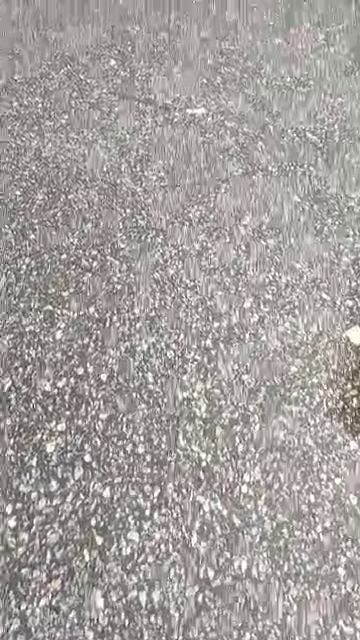
//> input picture frame 17 of VISION/DETECTION/Video/test.mp4, 360 x 640 px
$ ./test   (built with g++ and OpenCV 4)
//> lines starting //> are read from the running program, lines starting //| are printed output that depends on the picture; after the words box and inside, x2 and y2 are one past the last pixel; in counts of white or black regions, pixels touching at a corner belong together
#include <iostream>
//#include "std_msgs/UInt16.h"
#include <opencv2/opencv.hpp>
struct HSVSettings {
    int low_h = 0, high_h = 179;
    int low_s = 0, high_s = 255;
    int low_v = 0, high_v = 122;
    int threshold_white = 5;
};

HSVSettings hsvSettings;

void adjustBrightness(cv::Mat& image, double alpha, int beta) {
    image.convertTo(image, -1, alpha, beta);
}

int main() {
    // Initialiser la capture vidéo depuis un fichier
    cv::VideoCapture cap;
    cap.open("/home/ros/PIF/PIF/VISION/DETECTION/Video/test.mp4");

    // Vérifier si la capture vidéo est ouverte
    if (!cap.isOpened()) {
        std::cerr << "Erreur lors de l'ouverture de la vidéo." << std::endl;
        return -1;
    }

    // Création des fenêtres
    cv::namedWindow("Image", cv::WINDOW_AUTOSIZE);
    cv::namedWindow("Seuillage", cv::WINDOW_AUTOSIZE);
    // Paramètres de luminosité
    double alpha = 0.65;
    int beta = 20;

    while (true) {
        // Capturer une frame depuis la vidéo
        cv::Mat src;
        cap >> src;
//> src is the input picture: 640 rows x 360 cols, CV_8UC3; mean B, G, R 156.9, 160, 164.7

        // Vérifier si la frame est correctement capturée
        if (src.empty()) {
            std::cerr << "Erreur lors de la capture de la frame depuis la vidéo." << std::endl;
            break;
        }


        // Ajuster la luminosité de la frame
        adjustBrightness(src, alpha, beta);
//> in adjustBrightness, `image.convertTo(image, -1, alpha, beta);`:
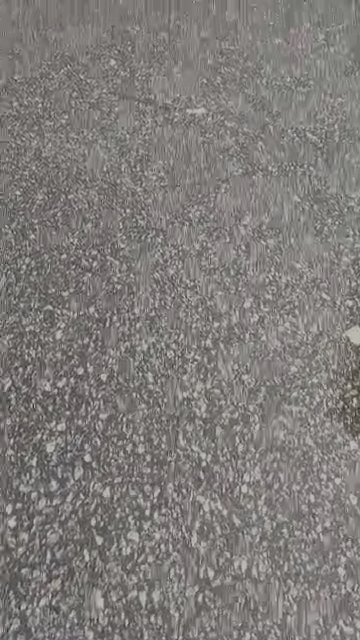
//> image: 640 rows x 360 cols, CV_8UC3; mean B, G, R 122, 124, 127.1


        // Ajuster automatiquement les paramètres de luminosité

        // Convertir la frame en espace de couleur HSV
        cv::Mat hsv;
        cv::cvtColor(src, hsv, cv::COLOR_BGR2HSV);
//> hsv: 640 rows x 360 cols, CV_8UC3; mean H, S, V 14.8, 10.6, 127.1


        // Appliquer un masque en utilisant les valeurs HSV ajustées
        cv::Mat mask;
        cv::inRange(hsv, cv::Scalar(hsvSettings.low_h, hsvSettings.low_s, hsvSettings.low_v),
                    cv::Scalar(hsvSettings.high_h, hsvSettings.high_s, hsvSettings.high_v), mask);
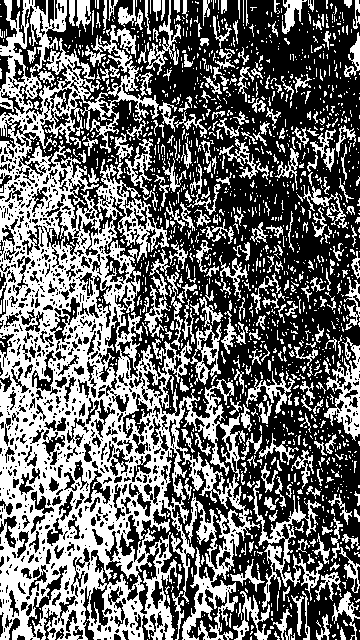
//> mask: 640 rows x 360 cols, CV_8UC1; 42.6% white; 1647 white regions (1364 under 20 px), largest, box (x1, y1, x2, y2) and area: (0, 0, 260, 640) 63226, (253, 480, 323, 610) 1899, (324, 337, 360, 441) 1484

        // Appliquer l'érosion pour éliminer le bruit
        cv::Mat erosion;
        cv::Mat element = cv::getStructuringElement(cv::MORPH_RECT, cv::Size(10, 10));
        cv::erode(mask, erosion, element);
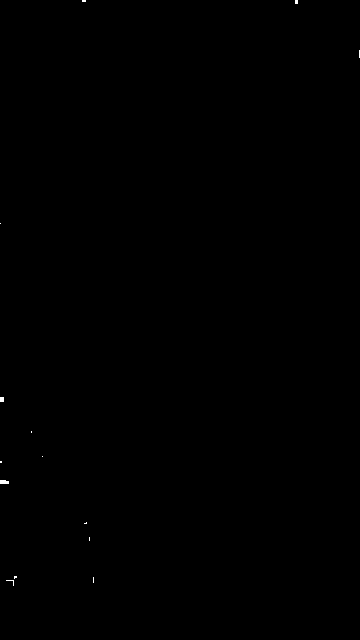
//> erosion: 640 rows x 360 cols, CV_8UC1; 0.05% white; 14 white regions (12 under 20 px), largest, box (x1, y1, x2, y2) and area: (0, 480, 9, 484) 33, (0, 397, 4, 402) 20

        // Appliquer le flou gaussien
        cv::Mat result;
        cv::GaussianBlur(erosion, result, cv::Size(5, 5), 4);

        // Déterminer si le véhicule peut avancer ou non
        cv::Mat bottomRegion = result.rowRange(result.rows * 0.70, result.rows - 1);
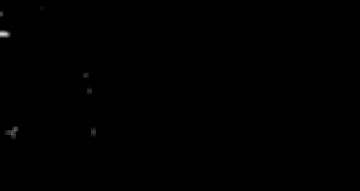
//> bottomRegion: 191 rows x 360 cols, CV_8UC1; min 0, max 207, mean 0.3
        //cv::threshold(bottomRegion, bottomRegion, 0, 255, cv::THRESH_BINARY);


        double whitePercentage = (cv::countNonZero(bottomRegion) * 100.0) / bottomRegion.total();
//> whitePercentage = 0.558

        // [11 lines of commented-out code are left out]
        uint16_t r = 0;
        for(int i = 0; i < 16; i++ ){
                cv::Mat Region = result.colRange(result.cols * (i/16.0), result.cols * ((i+1.0)/16.0));
                //printf("r : %f, %f\n", result.cols * (i/16.0), result.cols * ((i+1.0)/16.0));
                double RegionWhitePercentage = (cv::countNonZero(Region) * 100.0) / Region.total();
                //std::cout << RegionWhitePercentage << std::endl;

                if(RegionWhitePercentage <= hsvSettings.threshold_white){ //on peut avancer
                        //result.data = result.data | (0x0001 << i);
                        r = r | (0x0001 << i);

                }
        }
//> this loop made 16 passes
//> RegionWhitePercentage on passes 1 to 12: 2.12, 0.374, 0, 0.652, 0.469, 0, 0, 0, 0, 0, 0, 0
//> pass 1, `cv::Mat Region = result.colRange(result.cols * (i/16.0), result.cols *..`:
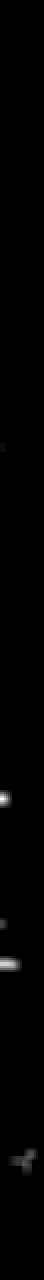
//> Region: 640 rows x 22 cols, CV_8UC1 (shown 2 times larger); min 0, max 255, mean 1.4
//> pass 2, `cv::Mat Region = result.colRange(result.cols * (i/16.0), result.cols *..`:
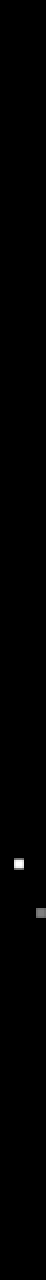
//> Region: 640 rows x 23 cols, CV_8UC1 (shown 2 times larger); min 0, max 22, mean 0.1; drawn with min black and max white
//> after the loop, r = 65535

        //std::cout << r << std::endl;
        printf("r : %x\n",r);
//| r : ffff
        /*uint16_t var =0x0000;
        var = var | (0x0001 << i)
        //var => 0x0001
        var = var | 0x0010
        //var => 0x0011 */

        // Afficher le résultat
        cv::imshow("Image", src);
        cv::imshow("Seuillage", result);

        // [18 lines of commented-out code are left out]
        if (cv::waitKey(30) >= 0)
//> the Esc key is pressed
            break;
    }

    // Fermer la fenêtre et libérer la capture vidéo
    cv::destroyAllWindows();
    cap.release();

    return 0;
}

$ run again, starting later in the video
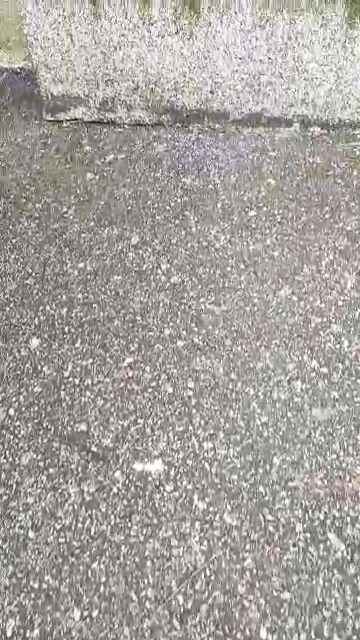
//> input picture frame 80 of VISION/DETECTION/Video/test.mp4, 360 x 640 px
//> src is the input picture: 640 rows x 360 cols, CV_8UC3; mean B, G, R 159.2, 162.7, 167.3
//> hsv: 640 rows x 360 cols, CV_8UC3; mean H, S, V 19.5, 11.3, 128.8
//> `cv::inRange(hsv, cv::Scalar(hsvSettings.low_h, hsvSettings.low_s, hsvS..`:
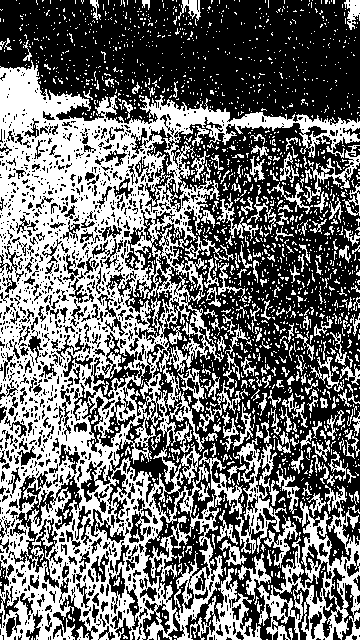
//> mask: 640 rows x 360 cols, CV_8UC1; 43.8% white; 1915 white regions (1702 under 20 px), largest, box (x1, y1, x2, y2) and area: (0, 60, 360, 640) 72479, (257, 485, 360, 640) 5479, (303, 145, 360, 204) 676
//> erosion: 640 rows x 360 cols, CV_8UC1; 0.38% white; 17 white regions (14 under 20 px), largest, box (x1, y1, x2, y2) and area: (0, 77, 42, 114) 695, (0, 183, 4, 193) 31, (77, 164, 81, 171) 26
//> bottomRegion: 191 rows x 360 cols, CV_8UC1; every value is 0
//> whitePercentage = 0
//> the loop `for(int i = 0; i < 16; i++ )` made 16 passes
//> RegionWhitePercentage on passes 1 to 8: 5.09, 3.43, 1.05, 2.08, 0.0497, 0, 0, 0.326
//> pass 3, `cv::Mat Region = result.colRange(result.cols * (i/16.0), result.cols *..`:
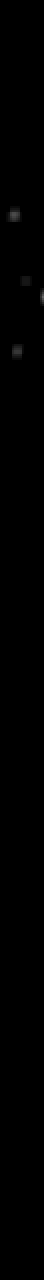
//> Region: 640 rows x 22 cols, CV_8UC1 (shown 2 times larger); min 0, max 101, mean 0.3
//> after the loop `for(int i = 0; i < 16; i++ )`: r = 65534
//| r : fffe

$ run again, starting later in the video
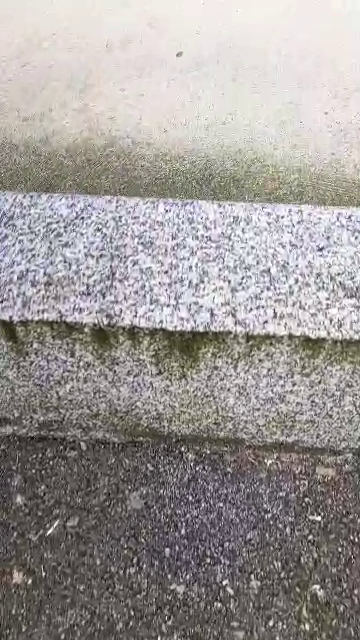
//> input picture frame 142 of VISION/DETECTION/Video/test.mp4, 360 x 640 px
//> src is the input picture: 640 rows x 360 cols, CV_8UC3; mean B, G, R 151.3, 153, 157.6
//> hsv: 640 rows x 360 cols, CV_8UC3; mean H, S, V 51.2, 15.8, 123.5
//> `cv::inRange(hsv, cv::Scalar(hsvSettings.low_h, hsvSettings.low_s, hsvS..`:
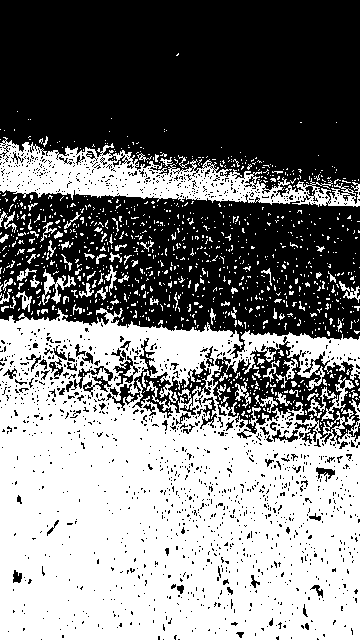
//> mask: 640 rows x 360 cols, CV_8UC1; 49.3% white; 1093 white regions (1005 under 20 px), largest, box (x1, y1, x2, y2) and area: (0, 308, 360, 640) 94761, (0, 137, 360, 207) 10074, (42, 269, 76, 305) 387
//> erosion: 640 rows x 360 cols, CV_8UC1; 11.5% white; 99 white regions (50 under 20 px), largest, box (x1, y1, x2, y2) and area: (0, 416, 167, 640) 18037, (152, 333, 224, 365) 852, (170, 611, 234, 640) 687
//> whitePercentage = 53.01
//> the loop `for(int i = 0; i < 16; i++ )` made 16 passes
//> RegionWhitePercentage on passes 1 to 8: 31.21, 27.92, 29.41, 26.63, 30.8, 26.37, 21.36, 16.15
//> pass 3, `cv::Mat Region = result.colRange(result.cols * (i/16.0), result.cols *..`:
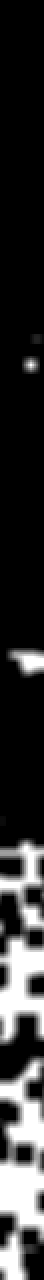
//> Region: 640 rows x 22 cols, CV_8UC1 (shown 2 times larger); min 0, max 255, mean 50.5
//> after the loop `for(int i = 0; i < 16; i++ )`: r = 0
//| r : 0
